Frame 1 (no input): blank canvas, image omitted
Frame 60 (no input): blank canvas, image omitted
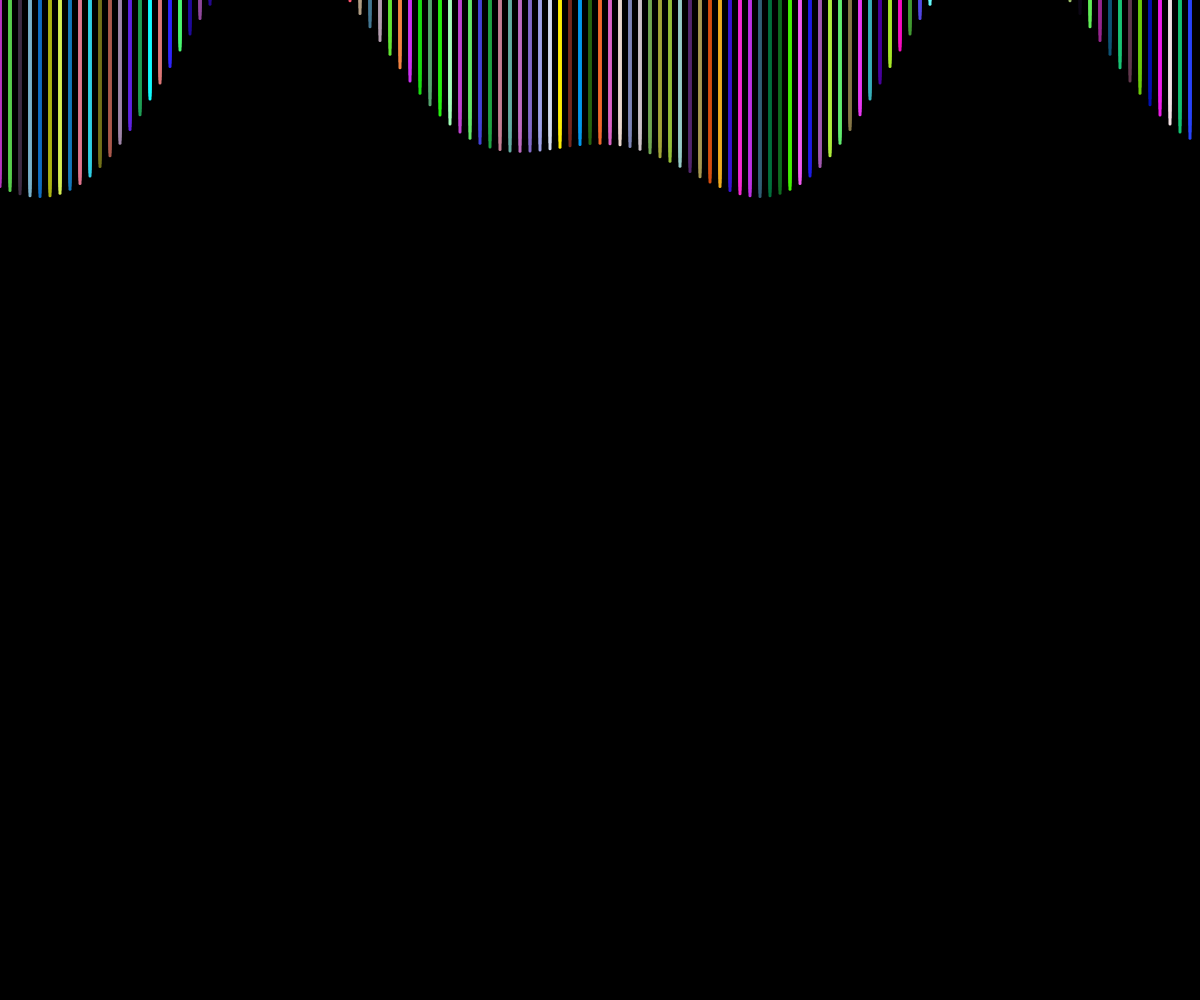
Frame 120 (the mouse pressed at the canvas centre since frame 60)

The p5.js sketch whose frames 1 and 60 were blank and that drew this single picture after the mouse press (run headless with seeded random() and noise() and a simulated clock; from frame 60 on, the mouse is pressed at the canvas centre):

// p5.js sketch
// ── sketch.js
let startPointY;
let lineLength = 1000; // 線の長さ
let endPointY = startPointY + lineLength;
let speed = 1;
let pointX = -600;
let lineColors = [];
let linePositions = [];  // 各線の位置を別々に管理
let lineSpeed = [];

function setup() {
  createCanvas(windowWidth, windowHeight);
  angleMode(DEGREES);
  background(0); // 最初だけ完全に黒.

  for(let i = 0; i < 200; i++){
    startPointY = sin(i * 10) * 50 - 1500;  // ← sin関数で波を作る
    endPointY = startPointY + lineLength;   // ← endPointYも再計算が必要
    lineColors[i] = color(random(255),random(255),random(255))
    linePositions[i] = {pointX: pointX + i*10, startPointY: startPointY, endPointY: endPointY};
    lineSpeed[i] = 5;
  }
}

function draw() {
  translate(width/2, 0)
  background(0, 10); // 軌跡を残すため少し透明な黒
  strokeWeight(3)

  for(let j = 0; j < 120; j++){
    stroke(lineColors[j])

    linePositions[j].startPointY += lineSpeed[j];
    linePositions[j].endPointY += lineSpeed[j];

    // 画面下に達したら速度を反転
    if(linePositions[j].startPointY > height + 200) {
      lineSpeed[j] = -5;  // 上向きに変更
    }
    // 画面上に達したら速度を反転
    if(linePositions[j].startPointY < -1200) {
      lineSpeed[j] = 5;   // 下向きに変更
    }

  // ここを変更！
  let dynamicLength = lineLength + sin(frameCount + j*5) * 100;
  let endY = linePositions[j].startPointY + dynamicLength;
  
  line(linePositions[j].pointX, linePositions[j].startPointY, linePositions[j].pointX, endY)

  }
}
